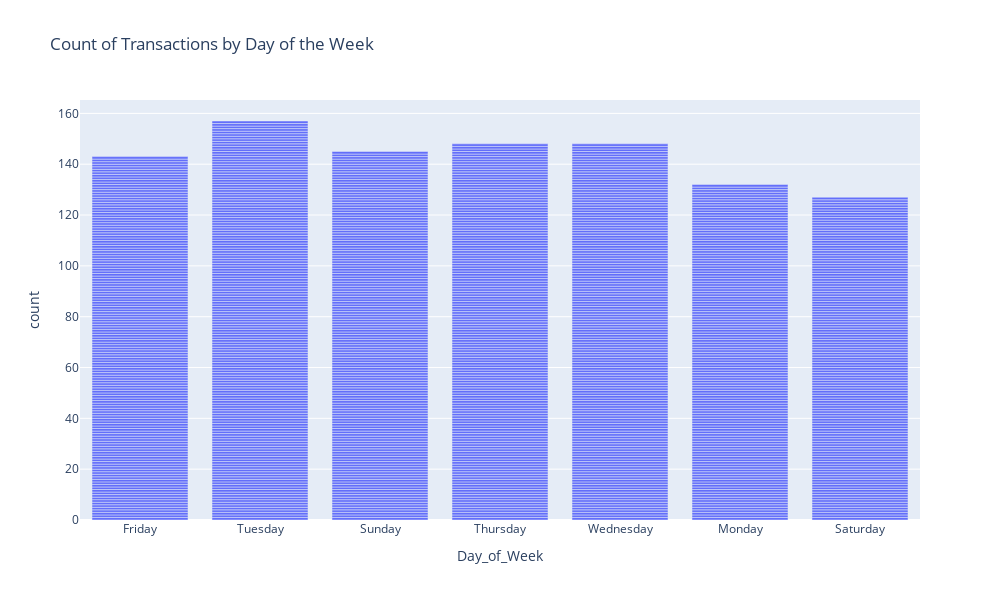

The notebook cell saved with this chart:
### Code cell
# Count of Transactions by Day of the Week

fig_day_of_week = px.bar(anomalty, x='Day_of_Week', title='Count of Transactions by Day of the Week')
fig_day_of_week.update_layout(width=1000, height=600)

fig_day_of_week.show()

### Figure 1 — Plotly figure (JSON) as saved in the notebook; plotly's stock layout.template omitted (floating-point values rounded to 4 significant figures; data arrays with more than 128 entries replaced by an {"elided": "..."} marker saying what was removed)
{"data": [{"alignmentgroup": "True", "hovertemplate": "Day_of_Week=%{x}<br>count=%{y}<extra></extra>", "legendgroup": "", "marker": {"color": "#636efa", "pattern": {"shape": ""}}, "name": "", "offsetgroup": "", "orientation": "v", "showlegend": false, "textposition": "auto", "type": "bar", "x": {"elided": "1000 str values"}, "xaxis": "x", "y": {"elided": "1000 int values"}, "yaxis": "y"}], "layout": {"barmode": "relative", "height": 600, "legend": {"tracegroupgap": 0}, "title": {"text": "Count of Transactions by Day of the Week"}, "width": 1000, "xaxis": {"anchor": "y", "autorange": true, "domain": [0, 1], "range": [-0.5, 6.5], "title": {"text": "Day_of_Week"}, "type": "category"}, "yaxis": {"anchor": "x", "autorange": true, "domain": [0, 1], "range": [0, 165.3], "title": {"text": "count"}, "type": "linear"}}}
